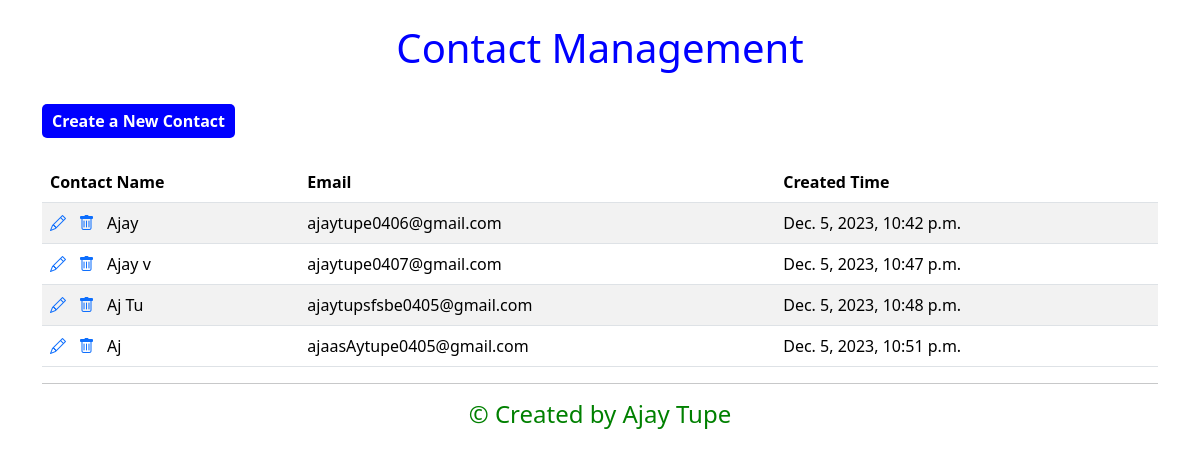
Before: / with the older database file.
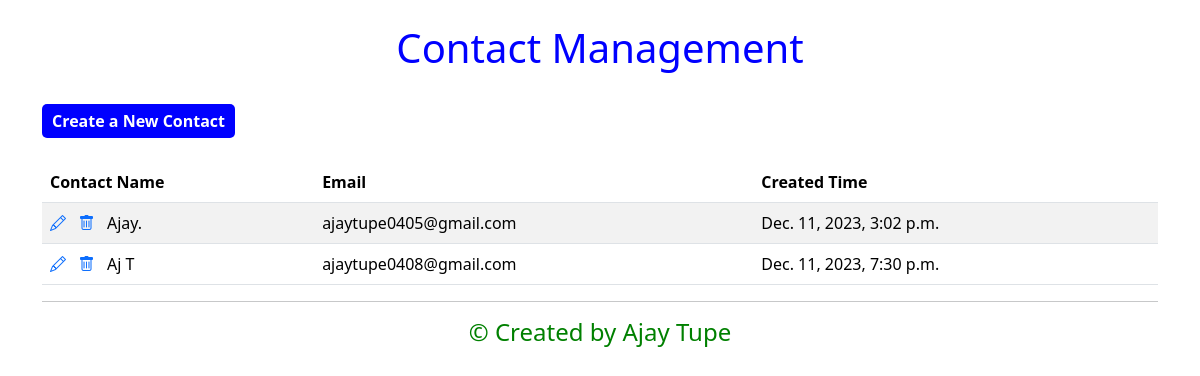
After: the same page with the newer database file.
### contacts/models.py (models this page shows)
class Contact(models.Model):
    name = models.CharField(max_length=20, null=False, unique=True)
    email = models.EmailField(unique=True)
    created_time = models.DateTimeField(auto_now_add=True, editable=False)
    notes = models.TextField(max_length=200, default="")

### contacts/views.py (the view)
# urls.py: path("", ContactListView.as_view(), name="contact_list"),
class ContactListView(ListView):
    model = Contact

### contacts/templates/contacts/contact_list.html (shortened to what this page needs)
{% extends "base.html" %}
{% block content %}
<br>
<div class="centered-text" style="color: blue;">
    <h1>Contact Management</h1>
</div>
<br>
<form action="{% url 'contact_create' %}" method="get">
  <button type="submit" style="border-radius: 5px;">Create a New Contact</button>
</form>
<br>
<table class="table table-striped">
  <thead>
    <tr>
      <th>Contact Name</th>
      <th>Email</th>
      <th>Created Time</th>
    </tr>
  </thead>
  <tbody>
    {% for contact in contact_list %}
    <tr>
      <td>
        <a class="icon-link" href="{% url 'contact_update' contact.pk %}">
          <i class="bi bi-pencil"></i>
        </a>
          <a class="icon-link" href="{% url 'contact_delete' contact.pk %}">
          <i class="bi bi-trash"></i>
          </a>
        <a style="color: black; text-decoration: none;" href="{% url 'contact_detail' contact.pk %}">
                {{ contact.name }}
          </a>
      </td>
      <td>
        {{ contact.email}}
      </td>
      <td>
        {{ contact.created_time}}
      </td>
    </tr>
    {% endfor %}
  </tbody>
</table>
<hr>
<div class="centered-text" style="color: green;">
    <h4>&copy; Created by Ajay Tupe</h4>
</div>
{% endblock content %}

### templates/base.html (shortened to what this page needs)
<!DOCTYPE html>
<html lang="en">
<head>
  <link href="https://cdn.jsdelivr.net/npm/bootstrap@5.3.2/dist/css/bootstrap.min.css"
    rel="stylesheet"
>
  <link rel="stylesheet"
    href="https://cdn.jsdelivr.net/npm/bootstrap-icons@1.3.0/font/bootstrap-icons.css">
</head>
<body>
  <div class="container">
    {% block content %}{% endblock content %}
  </div>
</body>
</html>

### templates/base.html (style rules this page uses)
.centered-text { text-align: center; }
button { background-color: blue; color: white; border: none; padding: 5px 10px; text-align: center; text-decoration: none; display: inline-block; font-size: 16px; cursor: pointer; font-weight: 600; }

Changed rows visible on the page:
removed Contact: name "Ajay", email "ajaytupe0406@gmail.com", created_time "Dec. 5, 2023, 10:42 p.m."
removed Contact: name "Ajay v", email "ajaytupe0407@gmail.com", created_time "Dec. 5, 2023, 10:47 p.m."
removed Contact: name "Aj Tu", email "ajaytupsfsbe0405@gmail.com", created_time "Dec. 5, 2023, 10:48 p.m."
removed Contact: name "Aj", email "ajaasAytupe0405@gmail.com", created_time "Dec. 5, 2023, 10:51 p.m."
added Contact: name "Ajay.", email "ajaytupe0405@gmail.com", created_time "Dec. 11, 2023, 3:02 p.m."
added Contact: name "Aj T", email "ajaytupe0408@gmail.com", created_time "Dec. 11, 2023, 7:30 p.m."
